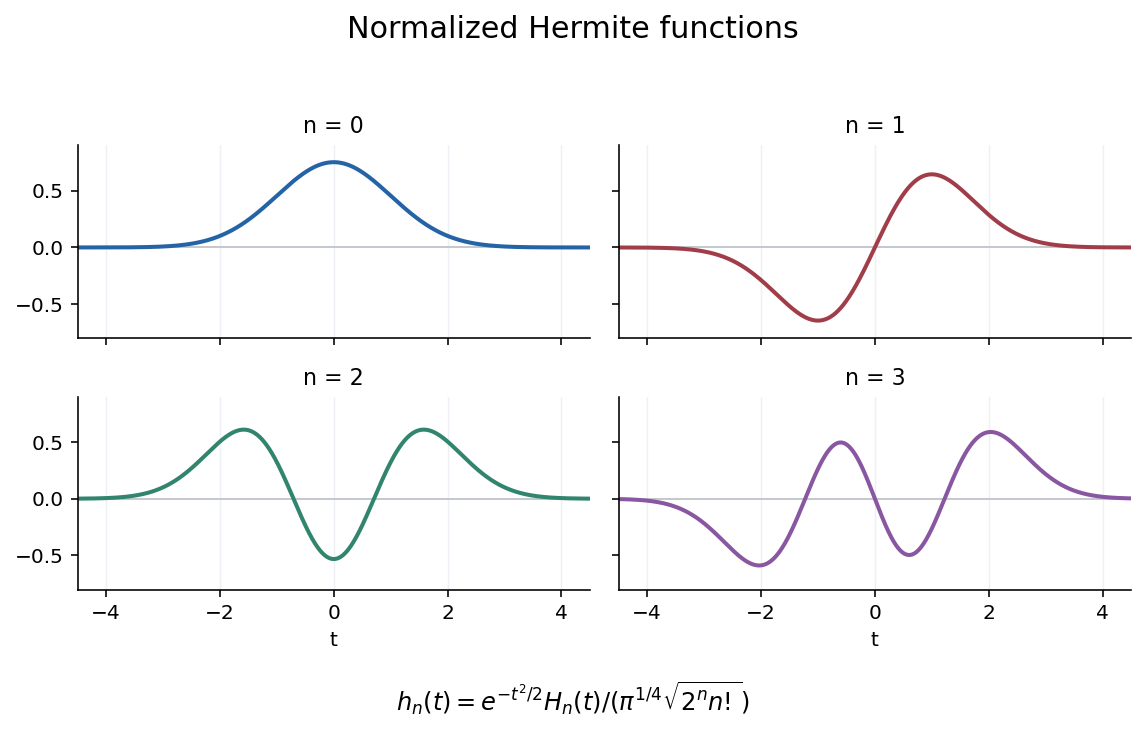

This figure's Python source:
"""Plot normalized physicists' Hermite functions; output PNG in the current directory.

Tested with Python 3.14, NumPy 2.3 and Matplotlib 3.10; see root pyproject.toml.
"""
import math
import numpy as np
import matplotlib
matplotlib.use('Agg')
import matplotlib.pyplot as plt

x = np.linspace(-4.5, 4.5, 1400)
polys = [np.ones_like(x), 2*x]
for n in range(1, 3):
    polys.append(2*x*polys[-1] - 2*n*polys[-2])
fig, axes = plt.subplots(2, 2, figsize=(8, 5), sharex=True, sharey=True, facecolor='white')
colors = ['#2463a6', '#a13d49', '#31846d', '#8957a1']
for n, (ax, color) in enumerate(zip(axes.flat, colors)):
    y = np.exp(-x*x/2)*polys[n]/(np.pi**0.25*math.sqrt(2**n*math.factorial(n)))
    ax.axhline(0, color='#b8bdc4', lw=.8)
    ax.plot(x, y, color=color, lw=2)
    ax.set_title(f'n = {n}', fontsize=11)
    ax.set_xlim(-4.5, 4.5)
    ax.set_ylim(-.8, .9)
    ax.set_xticks([-4, -2, 0, 2, 4])
    ax.spines[['top', 'right']].set_visible(False)
    ax.grid(axis='x', color='#edf0f4', lw=.7)
for ax in axes[-1]:
    ax.set_xlabel('t')
fig.suptitle('Normalized Hermite functions', fontsize=15)
fig.text(.5, .02, r'$h_n(t)=e^{-t^2/2}H_n(t)/(\pi^{1/4}\sqrt{2^n n!})$', ha='center', fontsize=12)
fig.tight_layout(rect=[0, .07, 1, .94])
fig.savefig('2007-hermite-functions.png', dpi=145, facecolor='white', bbox_inches='tight')
plt.close(fig)
